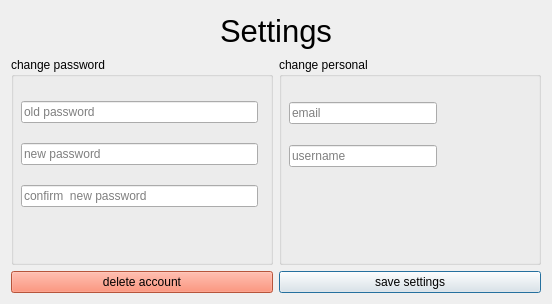
<?xml version="1.0" encoding="UTF-8"?>
<ui version="4.0">
 <class>ChatSettingsWindow</class>
 <widget class="QDialog" name="ChatSettingsWindow">
  <property name="geometry">
   <rect>
    <x>0</x>
    <y>0</y>
    <width>552</width>
    <height>304</height>
   </rect>
  </property>
  <property name="windowTitle">
   <string>Dialog</string>
  </property>
  <layout class="QGridLayout" name="gridLayout">
   <item row="2" column="0">
    <layout class="QGridLayout" name="gridLayout_6">
     <item row="0" column="1">
      <widget class="QPushButton" name="btn_saveset">
       <property name="text">
        <string>save settings</string>
       </property>
      </widget>
     </item>
     <item row="0" column="0">
      <widget class="QPushButton" name="btn_delacc">
       <property name="autoFillBackground">
        <bool>false</bool>
       </property>
       <property name="styleSheet">
        <string notr="true">background-color: rgb(255, 117, 83);</string>
       </property>
       <property name="text">
        <string>delete account</string>
       </property>
      </widget>
     </item>
    </layout>
   </item>
   <item row="0" column="0">
    <widget class="QLabel" name="label">
     <property name="sizePolicy">
      <sizepolicy hsizetype="Minimum" vsizetype="Minimum">
       <horstretch>0</horstretch>
       <verstretch>0</verstretch>
      </sizepolicy>
     </property>
     <property name="maximumSize">
      <size>
       <width>16777215</width>
       <height>40</height>
      </size>
     </property>
     <property name="font">
      <font>
       <pointsize>23</pointsize>
      </font>
     </property>
     <property name="text">
      <string>Settings</string>
     </property>
     <property name="alignment">
      <set>Qt::AlignCenter</set>
     </property>
    </widget>
   </item>
   <item row="1" column="0">
    <layout class="QGridLayout" name="gridLayout_5">
     <item row="0" column="0">
      <widget class="QGroupBox" name="group_pwd">
       <property name="minimumSize">
        <size>
         <width>170</width>
         <height>170</height>
        </size>
       </property>
       <property name="title">
        <string>change password</string>
       </property>
       <widget class="QWidget" name="layoutWidget">
        <property name="geometry">
         <rect>
          <x>10</x>
          <y>30</y>
          <width>237</width>
          <height>136</height>
         </rect>
        </property>
        <layout class="QVBoxLayout" name="verticalLayout">
         <item>
          <widget class="QLineEdit" name="oldpwd">
           <property name="text">
            <string/>
           </property>
           <property name="placeholderText">
            <string>old password</string>
           </property>
          </widget>
         </item>
         <item>
          <widget class="QLineEdit" name="newpwd">
           <property name="text">
            <string/>
           </property>
           <property name="placeholderText">
            <string>new password</string>
           </property>
          </widget>
         </item>
         <item>
          <widget class="QLineEdit" name="confnewpwd">
           <property name="text">
            <string/>
           </property>
           <property name="placeholderText">
            <string>confirm  new password</string>
           </property>
          </widget>
         </item>
        </layout>
       </widget>
      </widget>
     </item>
     <item row="0" column="1">
      <widget class="QGroupBox" name="group_pers">
       <property name="minimumSize">
        <size>
         <width>170</width>
         <height>170</height>
        </size>
       </property>
       <property name="title">
        <string>change personal</string>
       </property>
       <widget class="QWidget" name="layoutWidget">
        <property name="geometry">
         <rect>
          <x>10</x>
          <y>30</y>
          <width>148</width>
          <height>95</height>
         </rect>
        </property>
        <layout class="QVBoxLayout" name="verticalLayout_2">
         <item>
          <widget class="QLineEdit" name="txt_email">
           <property name="text">
            <string/>
           </property>
           <property name="placeholderText">
            <string>email</string>
           </property>
          </widget>
         </item>
         <item>
          <widget class="QLineEdit" name="txt_usrname">
           <property name="text">
            <string/>
           </property>
           <property name="placeholderText">
            <string>username</string>
           </property>
          </widget>
         </item>
        </layout>
       </widget>
      </widget>
     </item>
    </layout>
   </item>
  </layout>
 </widget>
 <resources/>
 <connections/>
</ui>
